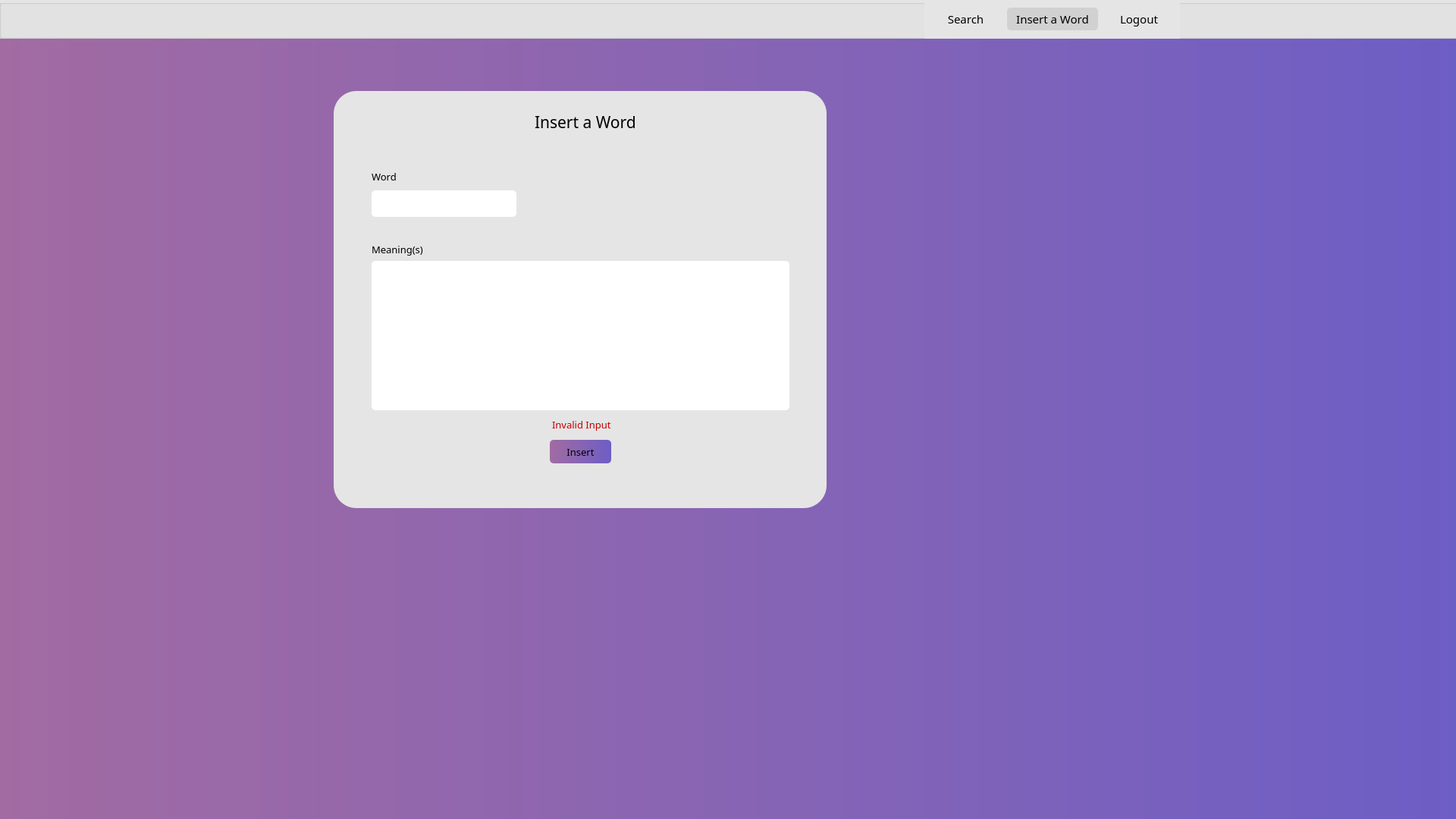
<?xml version="1.0" encoding="UTF-8"?>
<ui version="4.0">
 <class>insert_certified</class>
 <widget class="QWidget" name="insert_certified">
  <property name="geometry">
   <rect>
    <x>0</x>
    <y>0</y>
    <width>1920</width>
    <height>1080</height>
   </rect>
  </property>
  <property name="sizePolicy">
   <sizepolicy hsizetype="Preferred" vsizetype="Expanding">
    <horstretch>0</horstretch>
    <verstretch>0</verstretch>
   </sizepolicy>
  </property>
  <property name="baseSize">
   <size>
    <width>0</width>
    <height>0</height>
   </size>
  </property>
  <property name="font">
   <font>
    <family>Poppins Medium</family>
    <pointsize>10</pointsize>
   </font>
  </property>
  <property name="windowTitle">
   <string>MainWindow</string>
  </property>
  <property name="autoFillBackground">
   <bool>false</bool>
  </property>
  <property name="styleSheet">
   <string notr="true">background-color: qlineargradient(spread:pad, x1:0, y1:0, x2:1, y2:0, stop:0 #A26BA2, stop:1 #6D5EC5);
</string>
  </property>
  <widget class="QWidget" name="centralwidget" native="true">
   <property name="geometry">
    <rect>
     <x>0</x>
     <y>0</y>
     <width>1920</width>
     <height>1080</height>
    </rect>
   </property>
   <widget class="QGroupBox" name="groupBox">
    <property name="geometry">
     <rect>
      <x>440</x>
      <y>120</y>
      <width>650</width>
      <height>550</height>
     </rect>
    </property>
    <property name="styleSheet">
     <string notr="true">background: #E5E5E5;
border-radius: 30px;</string>
    </property>
    <property name="title">
     <string/>
    </property>
    <widget class="QLabel" name="label_2">
     <property name="geometry">
      <rect>
       <x>265</x>
       <y>20</y>
       <width>171</width>
       <height>41</height>
      </rect>
     </property>
     <property name="font">
      <font>
       <family>Poppins Medium</family>
       <pointsize>16</pointsize>
      </font>
     </property>
     <property name="styleSheet">
      <string notr="true">text-align: center;</string>
     </property>
     <property name="text">
      <string>Insert a Word</string>
     </property>
    </widget>
    <widget class="QPushButton" name="insert_certifiedInsertButton">
     <property name="geometry">
      <rect>
       <x>285</x>
       <y>460</y>
       <width>81</width>
       <height>31</height>
      </rect>
     </property>
     <property name="font">
      <font>
       <family>Poppins Medium</family>
       <pointsize>10</pointsize>
      </font>
     </property>
     <property name="cursor">
      <cursorShape>PointingHandCursor</cursorShape>
     </property>
     <property name="styleSheet">
      <string notr="true">background-color: qlineargradient(spread:pad, x1:0, y1:0, x2:1, y2:0, stop:0 #A26BA2, stop:1 #6D5EC5);
border-radius: 5px;
</string>
     </property>
     <property name="text">
      <string>Insert</string>
     </property>
    </widget>
    <widget class="QWidget" name="layoutWidget">
     <property name="geometry">
      <rect>
       <x>50</x>
       <y>100</y>
       <width>191</width>
       <height>66</height>
      </rect>
     </property>
     <layout class="QVBoxLayout" name="verticalLayout">
      <item>
       <widget class="QLabel" name="label_4">
        <property name="font">
         <font>
          <family>Poppins Medium</family>
          <pointsize>10</pointsize>
         </font>
        </property>
        <property name="text">
         <string>Word</string>
        </property>
       </widget>
      </item>
      <item>
       <widget class="QLineEdit" name="insert_certifiedLineEdit">
        <property name="font">
         <font>
          <family>Poppins</family>
          <pointsize>10</pointsize>
         </font>
        </property>
        <property name="styleSheet">
         <string notr="true">background: #FFFFFF;
border-radius: 5px;
height:35px;
</string>
        </property>
       </widget>
      </item>
     </layout>
    </widget>
    <widget class="QWidget" name="layoutWidget">
     <property name="geometry">
      <rect>
       <x>50</x>
       <y>200</y>
       <width>551</width>
       <height>221</height>
      </rect>
     </property>
     <layout class="QVBoxLayout" name="verticalLayout_2">
      <item>
       <widget class="QLabel" name="label_6">
        <property name="font">
         <font>
          <family>Poppins Medium</family>
          <pointsize>10</pointsize>
         </font>
        </property>
        <property name="text">
         <string>Meaning(s)</string>
        </property>
       </widget>
      </item>
      <item>
       <widget class="QTextEdit" name="insert_certifiedTextEdit">
        <property name="font">
         <font>
          <family>Poppins</family>
          <pointsize>10</pointsize>
         </font>
        </property>
        <property name="styleSheet">
         <string notr="true">background: #FFFFFF;
border-radius: 5px;</string>
        </property>
       </widget>
      </item>
     </layout>
    </widget>
    <widget class="QLabel" name="insert_certifiedErrorLabel">
     <property name="geometry">
      <rect>
       <x>288</x>
       <y>430</y>
       <width>151</width>
       <height>20</height>
      </rect>
     </property>
     <property name="font">
      <font>
       <family>Poppins Medium</family>
       <pointsize>10</pointsize>
      </font>
     </property>
     <property name="styleSheet">
      <string notr="true">color:rgb(197, 0, 0)</string>
     </property>
     <property name="text">
      <string>Invalid Input</string>
     </property>
    </widget>
   </widget>
   <widget class="QGroupBox" name="groupBox_2">
    <property name="geometry">
     <rect>
      <x>-1</x>
      <y>0</y>
      <width>1931</width>
      <height>51</height>
     </rect>
    </property>
    <property name="styleSheet">
     <string notr="true">background: #E5E5E5;</string>
    </property>
    <property name="title">
     <string/>
    </property>
    <widget class="QWidget" name="layoutWidget_2">
     <property name="geometry">
      <rect>
       <x>1220</x>
       <y>0</y>
       <width>337</width>
       <height>51</height>
      </rect>
     </property>
     <layout class="QHBoxLayout" name="horizontalLayout">
      <property name="spacing">
       <number>20</number>
      </property>
      <property name="leftMargin">
       <number>20</number>
      </property>
      <property name="rightMargin">
       <number>20</number>
      </property>
      <item>
       <widget class="QPushButton" name="insert_certifiedNavSearch">
        <property name="font">
         <font>
          <family>Poppins Medium</family>
          <pointsize>11</pointsize>
         </font>
        </property>
        <property name="cursor">
         <cursorShape>PointingHandCursor</cursorShape>
        </property>
        <property name="styleSheet">
         <string notr="true">background: #E5E5E5;
border-radius: 5px;</string>
        </property>
        <property name="text">
         <string>Search</string>
        </property>
       </widget>
      </item>
      <item>
       <widget class="QPushButton" name="insert_certifiedNavInsert">
        <property name="font">
         <font>
          <family>Poppins Medium</family>
          <pointsize>11</pointsize>
         </font>
        </property>
        <property name="cursor">
         <cursorShape>ArrowCursor</cursorShape>
        </property>
        <property name="styleSheet">
         <string notr="true">background: #D1D1D1;
border-radius: 5px;
height: 30px;
width: 120px;</string>
        </property>
        <property name="text">
         <string>Insert a Word</string>
        </property>
       </widget>
      </item>
      <item>
       <widget class="QPushButton" name="insert_certifiedLogout">
        <property name="font">
         <font>
          <family>Poppins Medium</family>
          <pointsize>11</pointsize>
         </font>
        </property>
        <property name="cursor">
         <cursorShape>PointingHandCursor</cursorShape>
        </property>
        <property name="styleSheet">
         <string notr="true">background: #E5E5E5;
border-radius: 5px;</string>
        </property>
        <property name="text">
         <string>Logout</string>
        </property>
       </widget>
      </item>
     </layout>
    </widget>
   </widget>
  </widget>
 </widget>
 <resources/>
 <connections/>
</ui>
